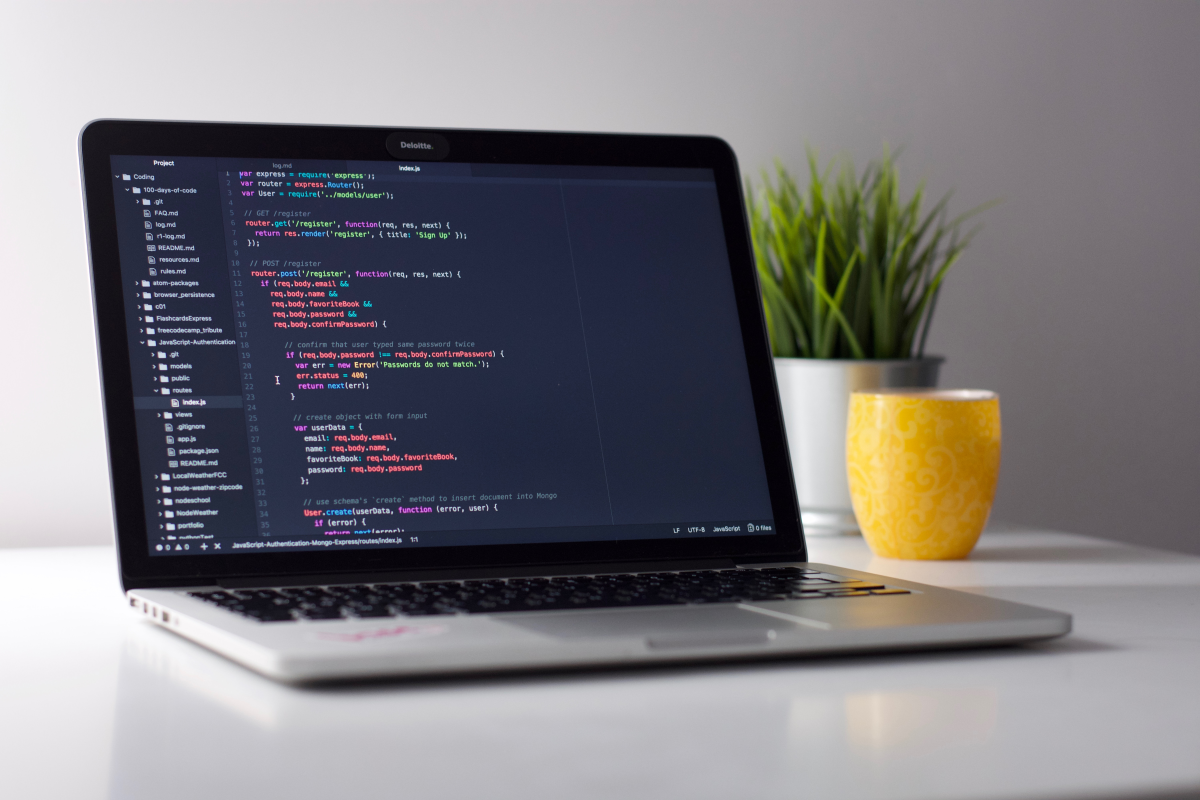
#> input picture Code Learning/4. Website Portfolio dengan Tailwind CSS/img/img1.jpg, 6000 x 4000 px, given in place of the camera (shown at 1/5 size)
$ python Kamera-bawah.py
#> lines starting #> are read from the running program, lines starting #| are printed output that depends on the picture; after the words box and inside, x2 and y2 are one past the last pixel; in counts of white or black regions, pixels touching at a corner belong together
import cv2
import numpy as np
from time import sleep
# import pigpio

# pi = pigpio.pi()

def nothing(x):
    pass

cap = cv2.VideoCapture(0)

ret = cap.set(3,640) #width
ret = cap.set(4,480) #height
# [7 lines of commented-out code are left out]
cap.set(cv2.CAP_PROP_AUTOFOCUS, 0)

cv2.namedWindow("Dropping")
cv2.resizeWindow("Dropping",280,250)

cv2.createTrackbar("L-H", "Dropping", 0, 179, nothing)
cv2.createTrackbar("L-S", "Dropping", 27, 255, nothing)
cv2.createTrackbar("L-V", "Dropping", 216, 255, nothing)
cv2.createTrackbar("U-H", "Dropping", 17, 179, nothing)
cv2.createTrackbar("U-S", "Dropping", 255, 255, nothing)
cv2.createTrackbar("U-V", "Dropping", 255, 255, nothing)

cv2.namedWindow("Landing")
cv2.resizeWindow("Landing",280,250)

cv2.createTrackbar("L-H", "Landing", 10, 179, nothing)
cv2.createTrackbar("L-S", "Landing", 131, 255, nothing)
cv2.createTrackbar("L-V", "Landing", 255, 255, nothing)
cv2.createTrackbar("U-H", "Landing", 58, 179, nothing)
cv2.createTrackbar("U-S", "Landing", 255, 255, nothing)
cv2.createTrackbar("U-V", "Landing", 255, 255, nothing)

kernel = np.ones((5,5),np.uint8)

while True:
    _, img = cap.read()
#> img is the input picture: shape (4000, 6000, 3); mean B, G, R 125.4, 121.7, 123.7
    #img = cv2.GaussianBlur(img,(1,1),0)
    hsv = cv2.cvtColor(img,cv2.COLOR_BGR2HSV)
#> hsv: shape (4000, 6000, 3); mean H, S, V 121.2, 52.9, 132.3
    l_hR = cv2.getTrackbarPos("L-H","Dropping")
    l_sR = cv2.getTrackbarPos("L-S","Dropping")
    l_vR = cv2.getTrackbarPos("L-V","Dropping")
    u_hR = cv2.getTrackbarPos("U-H","Dropping")
    u_sR = cv2.getTrackbarPos("U-S","Dropping")
    u_vR = cv2.getTrackbarPos("U-V","Dropping")

    l_hY = cv2.getTrackbarPos("L-H","Landing")
    l_sY = cv2.getTrackbarPos("L-S","Landing")
    l_vY = cv2.getTrackbarPos("L-V","Landing")
    u_hY = cv2.getTrackbarPos("U-H","Landing")
    u_sY = cv2.getTrackbarPos("U-S","Landing")
    u_vY = cv2.getTrackbarPos("U-V","Landing")

    #oren
    red_lower = np.array([l_hR,l_sR,l_vR])
    red_upper = np.array([u_hR,u_sR,u_vR])

    #Cyan
    yellow_lower = np.array([l_hY,l_sY,l_vY])
    yellow_upper = np.array([u_hY,u_sY,u_vY])

    #masking
    red = cv2.inRange(hsv, red_lower, red_upper)
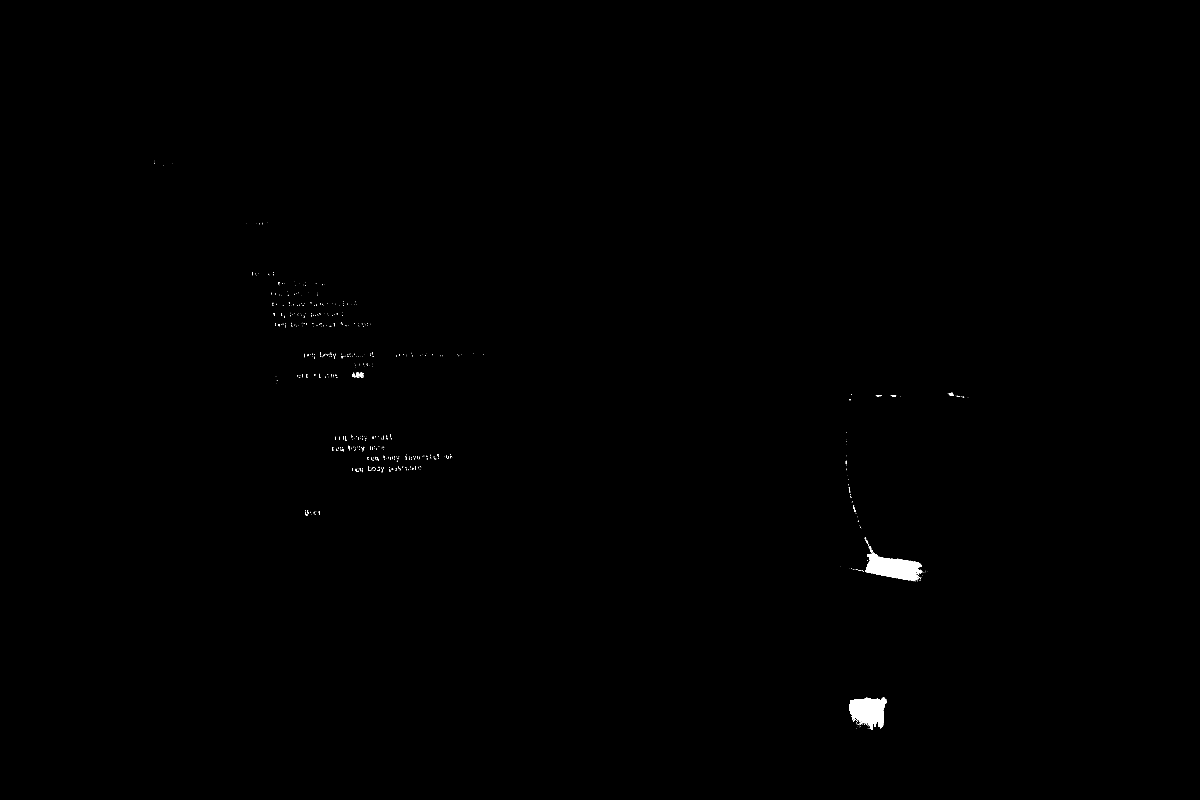
#> red: shape (4000, 6000) (shown at 1/5 size); 0.2% white; 659 white regions (584 under 20 px), largest, box (x1, y1, x2, y2) and area: (4326, 2762, 4608, 2906) 22631, (4246, 3488, 4432, 3648) 18739, (4746, 1964, 4769, 1978) 161
    yellow = cv2.inRange(hsv, yellow_lower, yellow_upper)
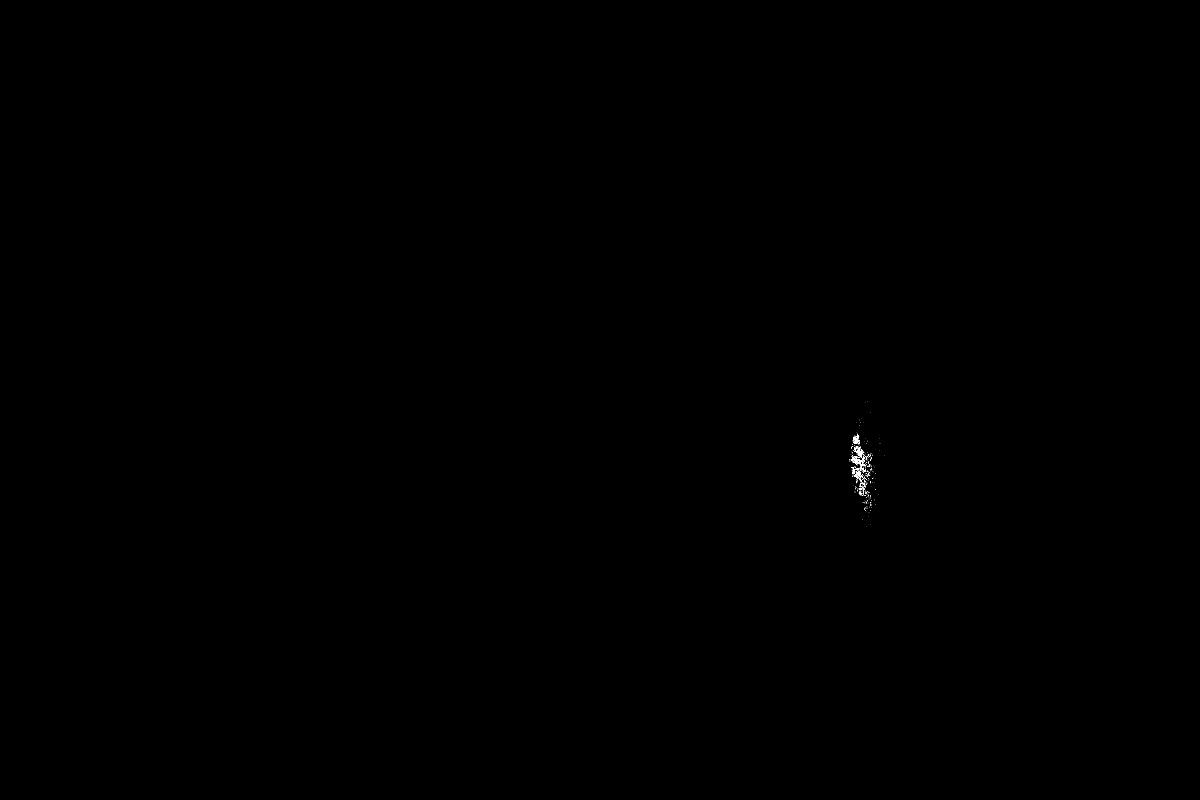
#> yellow: shape (4000, 6000) (shown at 1/5 size); 0.02% white in thin lines or dots, all inside (x1, y1, x2, y2) = (4248, 2006, 4425, 2633)

    #morphological opening
    red = cv2.erode(red,kernel,iterations=2)
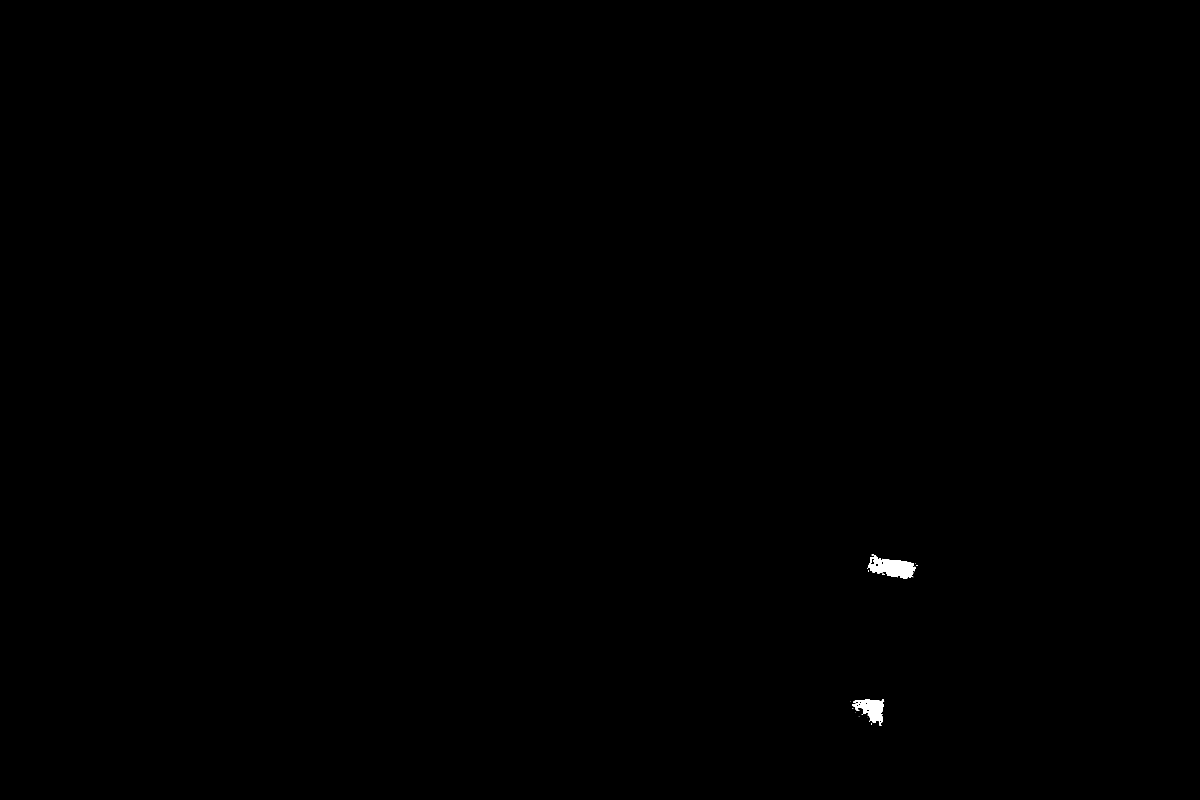
#> red: shape (4000, 6000) (shown at 1/5 size); 0.11% white; 15 white regions (10 under 20 px), largest, box (x1, y1, x2, y2) and area: (4336, 2777, 4577, 2892) 15729, (4260, 3496, 4421, 3628) 10282, (4412, 2869, 4422, 2874) 32, (4358, 2770, 4369, 2776) 31, (4580, 2825, 4590, 2828) 24
    red = cv2.dilate(red,kernel,iterations=2)
#> red: shape (4000, 6000); 0.15% white; 5 white regions, box (x1, y1, x2, y2) and area: (4332, 2766, 4594, 2896) 20672, (4256, 3492, 4425, 3632) 14681, (4290, 3577, 4301, 3586) 99, (4250, 3504, 4259, 3514) 90, (4272, 3560, 4282, 3569) 90

    yellow = cv2.erode(yellow,kernel,iterations=2)
#> yellow: shape (4000, 6000); every value is 0
    yellow = cv2.dilate(yellow,kernel,iterations=2)

    #morphological closing
    red = cv2.dilate(red,kernel,iterations=2)
#> red: shape (4000, 6000); 0.18% white; 2 white regions, box (x1, y1, x2, y2) and area: (4328, 2762, 4598, 2900) 24315, (4246, 3488, 4429, 3636) 18734
    red = cv2.erode(red,kernel,iterations=1)
#> red: shape (4000, 6000); 0.17% white; 2 white regions

    yellow = cv2.dilate(yellow,kernel,iterations=2)
    yellow = cv2.erode(yellow,kernel,iterations=1)

    #Horizontal
    cv2.line(img,(0,160),(640,160),(255,255,255),2)
    cv2.line(img,(0,320),(640, 320),(255,255,255),2)

    #vertical
    cv2.line(img,(213,0),(213,480),(255,255,255),2)
    cv2.line(img,(426,0),(426,480),(255,255,255),2)

    #Center
    cv2.circle(img,(320,240),4,(255,255,255),-1)

    #Dropping
    (contours,hierarchy)=cv2.findContours(red,cv2.RETR_TREE,cv2.CHAIN_APPROX_SIMPLE)
#> contours = 2 contours; box (x1, y1, x2, y2) and area: (4330, 2764, 4596, 2898) 22301, (4248, 3490, 4427, 3634) 16710
    for pic, contour in enumerate(contours):
        area = cv2.contourArea(contour)
        if(area>200):
            x,y,w,h = cv2.boundingRect(contour)
            img = cv2.rectangle(img,(x,y),(x+w,y+h),(0,0,255),2)
            M = cv2.moments(contour)
            cx = int(M['m10']/M['m00'])
            cy = int(M['m01']/M['m00'])

            cv2.circle(img,(cx,cy),4,(255,255,255),-1)
            cv2.line(img,(320,240),(cx, cy),(255,255,255), 1)
            cv2.putText(img,"Dropping area",(x,y),cv2.FONT_HERSHEY_SIMPLEX, 0.7, (0,0,255))

            if(int(x) >= 0 and int(x) <= 213 and int(y) >= 0 and int(y) <= 159):
                print('Maju')
            elif(int(x) >= 213 and int(x) <= 426 and int(y) >= 0 and int(y) <= 159):
                print('Maju')
            elif(int(x) >= 426 and int(x) <= 640 and int(y) >= 0 and int(y) <= 159):
                print('Maju')
            elif(int(x) >= 0 and int(x) <= 213 and int(y) >= 159 and int(y) <= 318):
                print('Kiri')
            elif(int(x) >= 213 and int(x) <= 426 and int(y) >= 159 and int(y) <= 318):
                print('Dropping')
                # pi.set_servo_pulsewidth(17, 1500)
                # pi.set_servo_pulsewidth(27, 1500)
                # pi.set_servo_pulsewidth(22, 1500)
            elif(int(x) >= 426 and int(x) <= 640 and int(y) >= 159 and int(y) <= 318):
                print('Kanan')
            elif(int(x) >= 0 and int(x) <= 213 and int(y) >= 318 and int(y) <= 480):
                print('Mundur')
            elif(int(x) >= 213 and int(x) <= 426 and int(y) >= 318 and int(y) <= 480):
                print('Mundur')
            elif(int(x) >= 426 and int(x) <= 640 and int(y) >= 318 and int(y) <= 480):
                print('Mundur')
            else:
                print('Cari Lokasi')
#> this loop made 2 passes
#> (pic, area, x, y, w, h, cx, cy) on passes 1 to 2: (0, 16709.5, 4248, 3490, 179, 144, 4350, 3547), (1, 22301, 4330, 2764, 266, 134, 4458, 2836)
#| Cari Lokasi
#| Cari Lokasi

    #Landing
    (contours,hierarchy)=cv2.findContours(yellow,cv2.RETR_TREE,cv2.CHAIN_APPROX_SIMPLE)
#> contours = []
    for pic, contour in enumerate(contours):
        ((x,y),radius) = cv2.minEnclosingCircle(contour)
        if radius < 200 and radius >=0:
            #cv2.putText(img,shape,(cx,cy),cv2.FONT_HERSHEY_SIMPLEX, 0.5, (255,255,255))
            img = cv2.circle(img,(int(x),int(y)), int(radius),(20,106,255), 2)
            cv2.line(img,(320,240),(int(x), int(y)),(0,0,0), 1)
            cv2.circle(img,(int(x),int(y)),4,(0,0,0),-1)
            #cv2.putText(img,"Landing area",(int(x),int(y)-50),cv2.FONT_HERSHEY_SIMPLEX, 0.7, (255,255,255))

            M = cv2.moments(contour)
            cx = int(M['m10']/M['m00'])
            cy = int(M['m01']/M['m00'])
            shape = "unidentified"
            peri = cv2.arcLength(contour, True)
            approx = cv2.approxPolyDP(contour, 0.04 * peri, True)

            if len(approx) == 3:
                shape = "triangle"

            elif len(approx) == 4:
                (x, y, w, h) = cv2.boundingRect(approx)
                ar = w / float(h)
                shape = "square" if ar >= 0.95 and ar <= 1.05 else "rectangle"
                cv2.putText(img,shape,(cx,cy),cv2.FONT_HERSHEY_SIMPLEX, 1, (255,255,255))

            elif len(approx) == 5:
                shape = "pentagon"

            else:
                shape = "Circle"
                cv2.putText(img,shape,(cx,cy),cv2.FONT_HERSHEY_SIMPLEX, 0.5, (255,255,255))
                img = cv2.circle(img,(int(x),int(y)), int(radius),(20,106,255), 2)
                cv2.line(img,(320,240),(int(x), int(y)),(0,0,0), 1)
                cv2.circle(img,(int(x),int(y)),4,(0,0,0),-1)
                #cv2.putText(img,"Landing disini",(int(x),int(y)-50),cv2.FONT_HERSHEY_SIMPLEX, 0.5, (255,255,255))
                cv2.putText(img,'Landing', (0,460), cv2.FONT_HERSHEY_TRIPLEX, 0.8, (0,0,0))
#> this loop made 0 passes


    cv2.imshow("Frame",img)
    cv2.imshow("Dropping",red)
    cv2.imshow("Landing",yellow)
    if cv2.waitKey(10) & 0xFF == ord('q'):
        # pi.set_servo_pulsewidth(17, 1000)
        # pi.set_servo_pulsewidth(27, 1000)
        # pi.set_servo_pulsewidth(22, 1000)
#> (key q is pressed here)
        cap.release()
        cv2.destroyAllWindows()
        break
